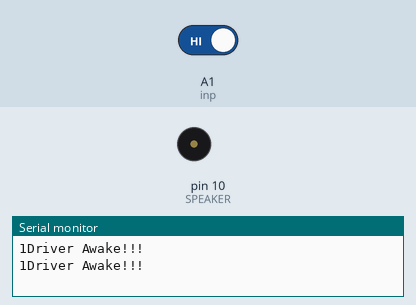
The sketch below on a simulated Arduino Uno, built with avr-gcc and run on an emulated ATmega328P. Parts: buzzer (waves = sounding), the last lines printed to the serial monitor. Inputs (shaded band) come from the test bench; at power-on: A1 (inp) HIGH. No radio packets arrive unless stated.

Above: at 1.8 s.
1.9 s: A1 (inp) driven LOW
At 2.6 s:
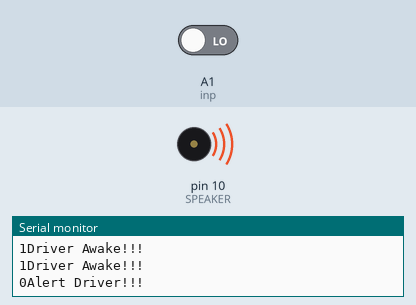
3.6 s: A1 (inp) driven HIGH
At 6.7 s:
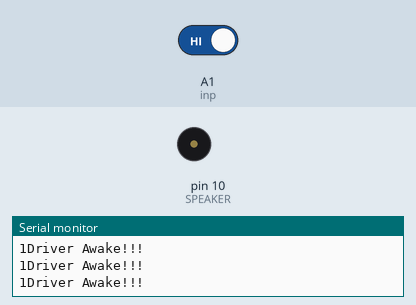
Timing chart, 0 to 8.2 s (numbered marks = the images above; inputs shaded):
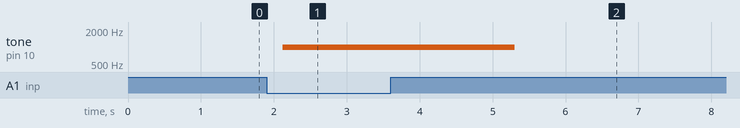

The sketch:

Sender_Code.ino
```cpp
#include <RH_ASK.h>
#include <SPI.h> // Not actually used but needed to compile

int inp = A1;
int SPEAKER = 10;
int SPEAKER1 = 10;

RH_ASK driver;

void setup()
{
    Serial.begin(9600);	  // Debugging only
    pinMode(inp, INPUT);
    pinMode(SPEAKER, OUTPUT);
    pinMode(SPEAKER1, OUTPUT);

    if (!driver.init())
         Serial.println("init failed");

}

void loop()
{
  Serial.print(digitalRead(inp));

      if(digitalRead(inp)==LOW)
      {
        Msg1();
      }
      else
      {
       Msg2();
       digitalWrite(SPEAKER,LOW);
      noTone(SPEAKER);
      }


}

void Msg1()
{
    tone(SPEAKER, 1000);
    const char *msg = "Alert Driver!!!";
    Serial.println(msg);
    driver.send((uint8_t *)msg, strlen(msg));
    driver.waitPacketSent();
    delay(1000);
}

void Msg2()
{
    const char *msg = "Driver Awake!!!";
    Serial.println(msg);
    driver.send((uint8_t *)msg, strlen(msg));
    driver.waitPacketSent();
    delay(1000);
}
```

Measured:
- after the input at 1.9 s, tone on pin 10 (SPEAKER): silent → 1000 Hz after 0.22 s
- after the input at 3.6 s, tone on pin 10 (SPEAKER): 1000 Hz → silent after 1.7 s
